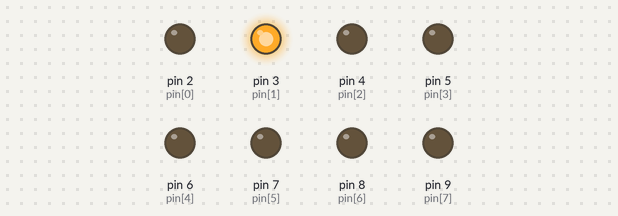
Bench run of a sketch on a simulated Arduino Uno, built with avr-gcc and run on an emulated ATmega328P. Parts: output pins drawn as LEDs (lit = HIGH).

Above: at 0.1 s.
At 0.46 s:
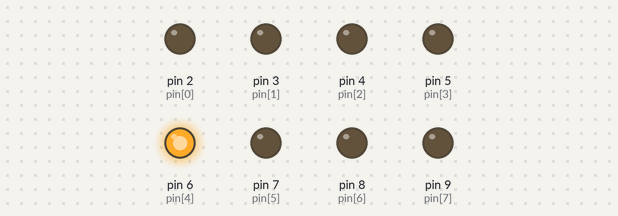
At 0.94 s:
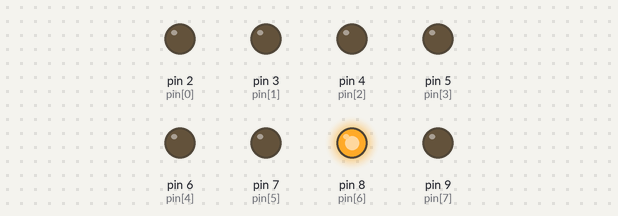
At 1.9 s:
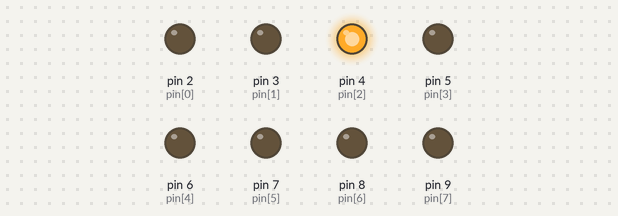
At 2.74 s:
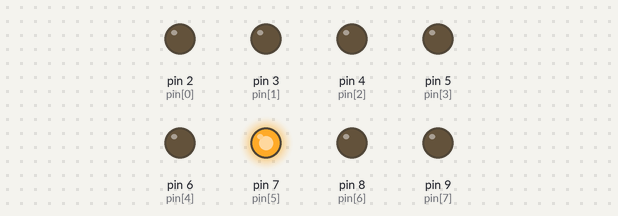
At 3.7 s:
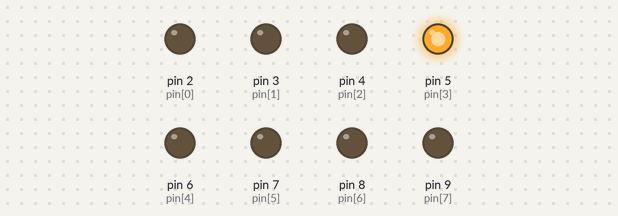
Timing chart, 0 to 4.0 s (numbered marks = the images above):
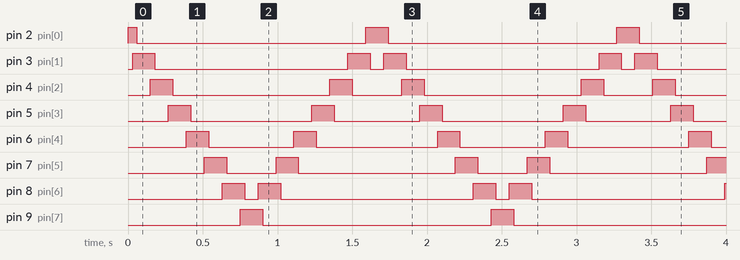

The sketch:

05-3.ino
```cpp
int pin[] = {2,3,4,5,6,7,8,9};
int pinSize = sizeof(pin) / sizeof(pin[0]);
int wait = 30;

void setup() {
  for(int led=0;led<pinSize;led++) {
    pinMode(pin[led],OUTPUT);
  }
}

void loop() {
  //LED를 왼쪽에서 오른쪽으로 이동 동작
  for(int led=0;led<pinSize-1;led++) {
    digitalWrite(pin[led],HIGH);
    delay(wait);
    digitalWrite(pin[led+1],HIGH);
    delay(wait);
    digitalWrite(pin[led],LOW);
    delay(wait*2);
  }
  //LED를 오른쪽에서 왼쪽으로 이동 동작
  for(int led=pinSize-1;led>0;led--) {
    digitalWrite(pin[led],HIGH);
    delay(wait);
    digitalWrite(pin[led-1],HIGH);
    delay(wait);
    digitalWrite(pin[led],LOW);
    delay(wait*2);
  }
}
```

Measured:
- by itself, pin 2 (pin[0]): repeats every 1.7 s: LOW 1.5 s, HIGH 0.15 s
- by itself, pin 3 (pin[1]): repeats every 1.7 s: LOW 1.3 s, HIGH 0.15 s, LOW 0.09 s, HIGH 0.15 s
- by itself, pin 4 (pin[2]): repeats every 1.7 s: LOW 1.1 s, HIGH 0.15 s, LOW 0.33 s, HIGH 0.15 s
- by itself, pin 5 (pin[3]): repeats every 1.7 s: LOW 0.81 s, HIGH 0.15 s, LOW 0.57 s, HIGH 0.15 s
- by itself, pin 6 (pin[4]): repeats every 1.7 s: LOW 0.57 s, HIGH 0.15 s, LOW 0.81 s, HIGH 0.15 s
- by itself, pin 7 (pin[5]): repeats every 1.7 s: LOW 0.33 s, HIGH 0.15 s, LOW 1.1 s, HIGH 0.15 s
- by itself, pin 8 (pin[6]): repeats every 1.7 s: LOW 0.09 s, HIGH 0.15 s, LOW 1.3 s, HIGH 0.15 s
- by itself, pin 9 (pin[7]): alternates HIGH for 0.15 s and LOW for 1.5 s
